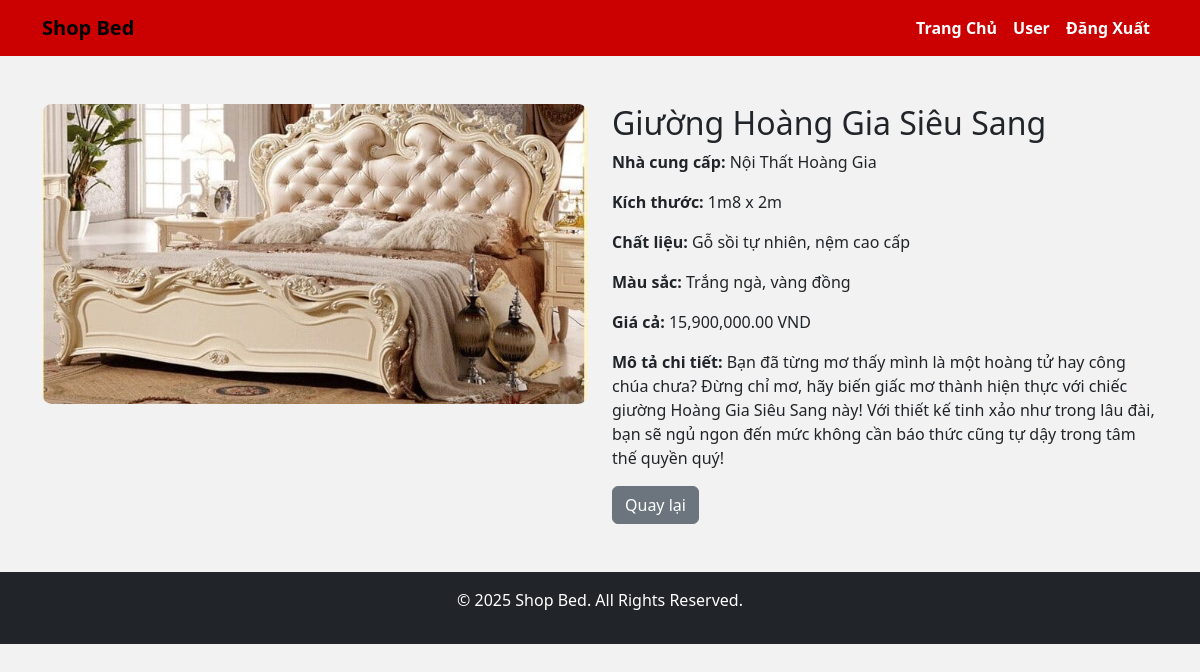
Screenshot of /demo/product_information.php?id=1 with the database file from the repository.
### tables this page shows
CREATE TABLE IF NOT EXISTS `products` (
  `id` int NOT NULL AUTO_INCREMENT,
  `image` varchar(255) NOT NULL,
  `title` varchar(100) NOT NULL,
  `description` text NOT NULL,
  `material` varchar(255) NOT NULL,
  `size` varchar(100) NOT NULL,
  `supplier` varchar(255) NOT NULL,
  `price` decimal(10,2) NOT NULL,
  `moredescription` varchar(10000) NOT NULL,
  `color` varchar(50) DEFAULT NULL,
  PRIMARY KEY (`id`)
);

### demo/product_information.php (the view, shortened to what this page needs)
<?php
include 'header.php';
include 'config/database.php';
$product_id = $_GET['id'];
$sql = "SELECT * FROM products WHERE id = ?";
$stmt = $conn->prepare($sql);
$stmt->bind_param("i", $product_id);
$stmt->execute();
$result = $stmt->get_result();
$product = $result->fetch_assoc();
?>
<div class="container my-5">
    <div class="row">
        <div class="col-md-6">
            <img src="<?php echo $product['image']; ?>"
                class="img-fluid"
                alt="<?php echo $product['title']; ?>"
                style="width: 100%; height: 300px; object-fit: cover; border-radius: 10px;">
        </div>
        <div class="col-md-6">
            <h2><?php echo $product['title']; ?></h2>
            <p><strong>Nhà cung cấp:</strong> <?php echo $product['supplier']; ?></p>
            <p><strong>Kích thước:</strong> <?php echo $product['size']; ?></p>
            <p><strong>Chất liệu:</strong> <?php echo $product['material']; ?></p>
            <p><strong>Màu sắc:</strong> <?php echo $product['color']; ?></p>
            <p><strong>Giá cả:</strong> <?php echo number_format($product['price'], 2); ?> VND</p>
            <p><strong>Mô tả chi tiết:</strong> <?php echo $product['moredescription']; ?></p>
            <a href="home.php" class="btn btn-secondary">Quay lại</a>
        </div>
    </div>
</div>
<?php include 'footer.php'; ?>

### demo/assets/css/style.css (style rules this page uses)
body { background-color: #F2F2F2 }

### rows the page displays
products: image (picture), title "Giường Hoàng Gia Siêu Sang", supplier "Nội Thất Hoàng Gia", size "1m8 x 2m", material "Gỗ sồi tự nhiên, nệm cao cấp", color "Trắng ngà, vàng đồng", price "15,900,000.00", moredescription "Bạn đã từng mơ thấy mình là một hoàng tử hay công chúa chưa? Đừng chỉ mơ, hãy biến giấc mơ thành hiện thực với chiếc giường Hoàng Gia Siêu Sang này! Với thiết kế tinh xảo như trong lâu đài, bạn sẽ ngủ ngon đến mức không cần báo thức cũng tự dậy trong tâm thế quyền quý!"
